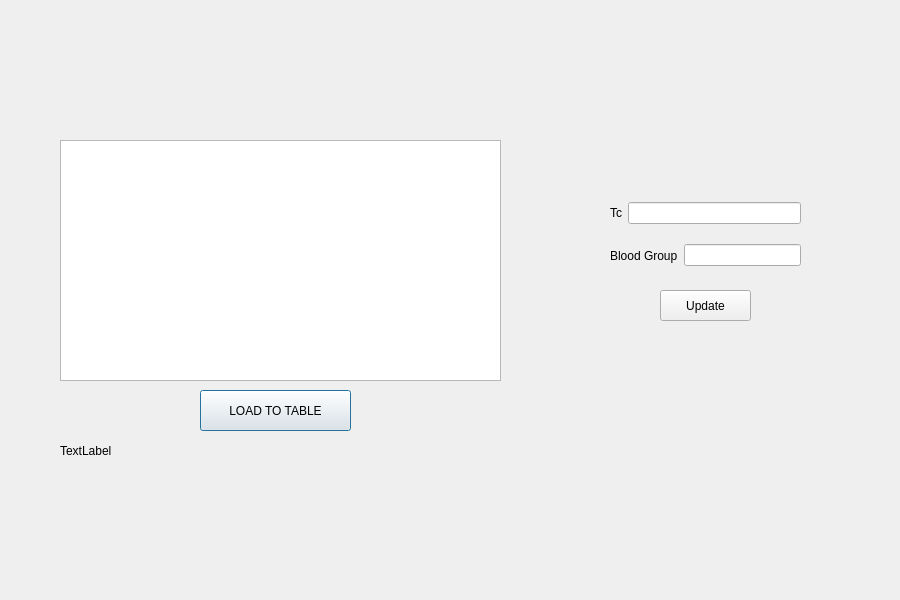
<?xml version="1.0" encoding="UTF-8"?>
<ui version="4.0">
 <class>assistantinfo</class>
 <widget class="QDialog" name="assistantinfo">
  <property name="geometry">
   <rect>
    <x>0</x>
    <y>0</y>
    <width>900</width>
    <height>600</height>
   </rect>
  </property>
  <property name="windowTitle">
   <string>Dialog</string>
  </property>
  <widget class="QTableView" name="tableView_assistant">
   <property name="geometry">
    <rect>
     <x>60</x>
     <y>140</y>
     <width>441</width>
     <height>241</height>
    </rect>
   </property>
  </widget>
  <widget class="QPushButton" name="pushButton_assistant_load_tbl">
   <property name="geometry">
    <rect>
     <x>200</x>
     <y>390</y>
     <width>151</width>
     <height>41</height>
    </rect>
   </property>
   <property name="text">
    <string>LOAD TO TABLE</string>
   </property>
  </widget>
  <widget class="QPushButton" name="pushButton_assistan_blood_group_update">
   <property name="geometry">
    <rect>
     <x>660</x>
     <y>290</y>
     <width>91</width>
     <height>31</height>
    </rect>
   </property>
   <property name="text">
    <string>Update</string>
   </property>
  </widget>
  <widget class="QWidget" name="layoutWidget">
   <property name="geometry">
    <rect>
     <x>610</x>
     <y>240</y>
     <width>191</width>
     <height>31</height>
    </rect>
   </property>
   <layout class="QHBoxLayout" name="horizontalLayout">
    <item>
     <widget class="QLabel" name="label">
      <property name="text">
       <string>Blood Group</string>
      </property>
     </widget>
    </item>
    <item>
     <widget class="QLineEdit" name="txt_assistant_blood_group"/>
    </item>
   </layout>
  </widget>
  <widget class="QLabel" name="label_third_status">
   <property name="geometry">
    <rect>
     <x>60</x>
     <y>440</y>
     <width>241</width>
     <height>21</height>
    </rect>
   </property>
   <property name="text">
    <string>TextLabel</string>
   </property>
  </widget>
  <widget class="QWidget" name="">
   <property name="geometry">
    <rect>
     <x>610</x>
     <y>200</y>
     <width>191</width>
     <height>26</height>
    </rect>
   </property>
   <layout class="QHBoxLayout" name="horizontalLayout_2">
    <item>
     <widget class="QLabel" name="label_2">
      <property name="text">
       <string>Tc</string>
      </property>
     </widget>
    </item>
    <item>
     <widget class="QLineEdit" name="txt_assistant_tc"/>
    </item>
   </layout>
  </widget>
 </widget>
 <resources/>
 <connections/>
</ui>
